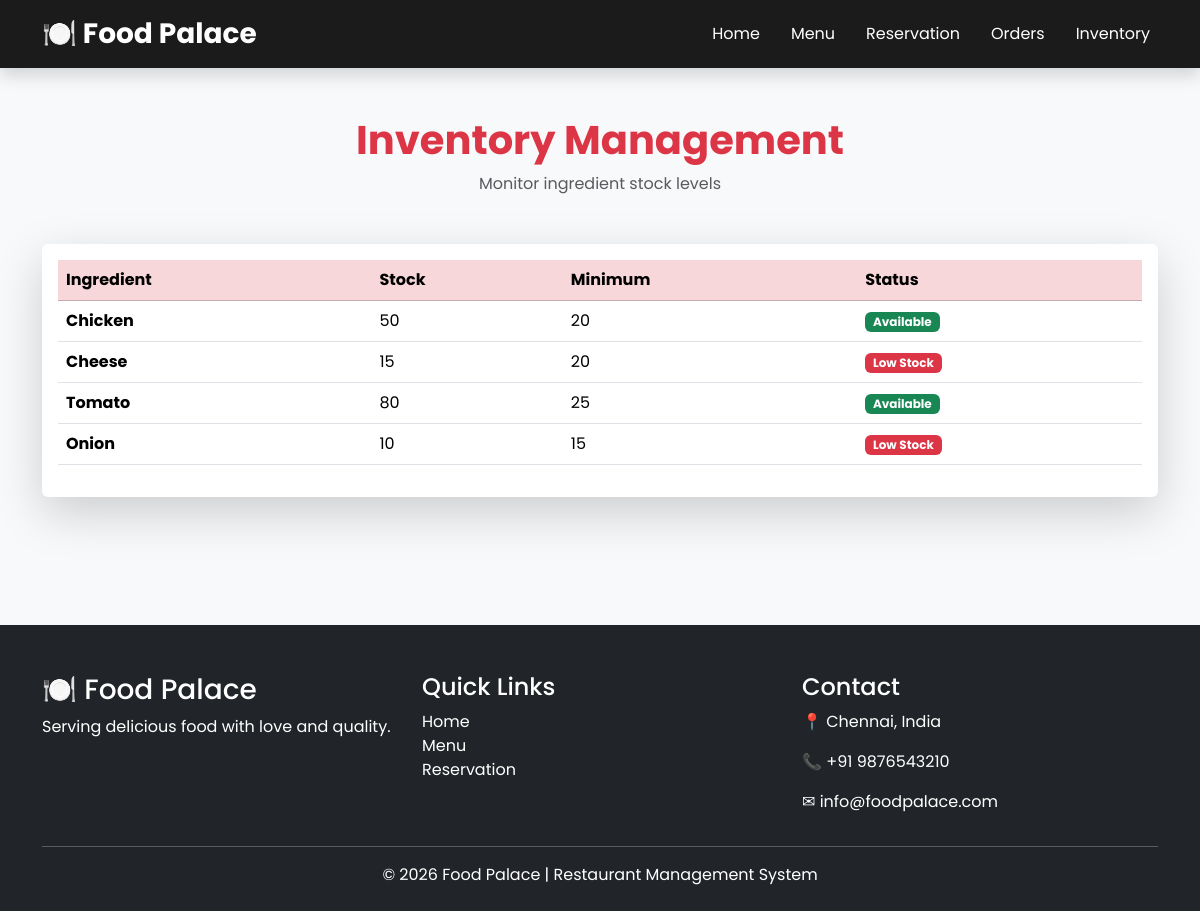
Screenshot of /inventory/ with the database file from the repository.
### core/models.py (models this page shows, shortened)
class Inventory(models.Model):
    ingredient_name = models.CharField(max_length=100)
    stock_quantity = models.PositiveIntegerField()
    minimum_stock = models.PositiveIntegerField()

### core/views.py (the view)
# urls.py: path("inventory/", views.inventory, name="inventory"),
def inventory(request):
    inventory_items = Inventory.objects.all()
    return render(request, "core/inventory.html", {
        "inventory_items": inventory_items
    })

### core/templates/core/inventory.html (shortened to what this page needs)
{% extends 'core/base.html' %}
{% block content %}
<div class="container py-5">
    <div class="text-center mb-5">
        <h1 class="fw-bold text-danger">
            Inventory Management
        </h1>
        <p class="text-muted">
            Monitor ingredient stock levels
        </p>
    </div>
    <div class="card shadow-lg border-0">
        <div class="card-body">
            <table class="table table-hover align-middle">
                <thead class="table-danger">
                    <tr>
                        <th>Ingredient</th>
                        <th>Stock</th>
                        <th>Minimum</th>
                        <th>Status</th>
                    </tr>
                </thead>
                <tbody>
                {% for item in inventory_items %}
                    <tr>
                        <td>
                            <strong>{{ item.ingredient_name }}</strong>
                        </td>
                        <td>
                            {{ item.stock_quantity }}
                        </td>
                        <td>
                            {{ item.minimum_stock }}
                        </td>
                        <td>
                            {% if item.stock_quantity <= item.minimum_stock %}
                                <span class="badge bg-danger">
                                    Low Stock
                                </span>
                            {% else %}
                                <span class="badge bg-success">
                                    Available
                                </span>
                            {% endif %}
                        </td>
                    </tr>
                {% empty %}
                    <tr>
                        <td colspan="4" class="text-center">
                            No Inventory Available
                        </td>
                    </tr>
                {% endfor %}
                </tbody>
            </table>
        </div>
    </div>
</div>
{% endblock %}

### core/templates/core/base.html (shortened to what this page needs)
{% load static %}
<!DOCTYPE html>
<html lang="en">
<head>
    <link href="https://cdn.jsdelivr.net/npm/bootstrap@5.3.7/dist/css/bootstrap.min.css" rel="stylesheet">
    <link rel="stylesheet" href="https://cdn.jsdelivr.net/npm/bootstrap-icons@1.13.1/font/bootstrap-icons.min.css">
    <link rel="stylesheet" href="{% static 'core/css/style.css' %}">
</head>
<body>
<nav class="navbar navbar-expand-lg navbar-dark bg-dark shadow">
    <div class="container">
        <a class="navbar-brand fw-bold" href="/">
            🍽️ Food Palace
        </a>
        <div class="collapse navbar-collapse" id="navbarNav">
            <ul class="navbar-nav ms-auto">
                <li class="nav-item">
                    <a class="nav-link" href="/">Home</a>
                </li>
                <li class="nav-item">
                   <a class="nav-link" href="#menu">Menu</a>
                </li>
                <li class="nav-item">
                   <a class="nav-link" href="{% url 'reservation' %}">Reservation</a>
                </li>
                <li class="nav-item">
                    <a class="nav-link" href="{% url 'order' %}">Orders</a>
                </li>
                <li class="nav-item">
                    <a class="nav-link" href="{% url 'inventory' %}">Inventory</a>
                </li>
            </ul>
        </div>
    </div>
</nav>
{% block content %}
{% endblock %}
<footer class="bg-dark text-white pt-5 pb-4">
<div class="container">
<div class="row">
<div class="col-md-4">
<h3>🍽️ Food Palace</h3>
<p>
Serving delicious food with love and quality.
</p>
</div>
<div class="col-md-4">
<h4>Quick Links</h4>
<ul class="list-unstyled">
<li><a href="/" class="text-white text-decoration-none">Home</a></li>
<li><a href="#" class="text-white text-decoration-none">Menu</a></li>
<li><a href="#" class="text-white text-decoration-none">Reservation</a></li>
</ul>
</div>
<div class="col-md-4">
<h4>Contact</h4>
<p>📍 Chennai, India</p>
<p>📞 +91 9876543210</p>
<p>✉ info@foodpalace.com</p>
</div>
</div>
<hr>
<div class="text-center">
© 2026 Food Palace | Restaurant Management System
</div>
</div>
</footer>

### core/static/core/css/style.css (style rules this page uses)
body { font-family: 'Poppins', sans-serif; background:#f8f9fa; }
.navbar { background:#1b1b1b !important; }
.navbar-brand { font-size:28px; }
.nav-link { color:white !important; margin-left:15px; transition:.3s; }
footer { margin-top:80px; }

### rows the page displays
Inventory: ingredient_name "Chicken", stock_quantity "50", minimum_stock "20", shows "Available"
Inventory: ingredient_name "Cheese", stock_quantity "15", minimum_stock "20", shows "Low Stock"
Inventory: ingredient_name "Tomato", stock_quantity "80", minimum_stock "25", shows "Available"
Inventory: ingredient_name "Onion", stock_quantity "10", minimum_stock "15", shows "Low Stock"
